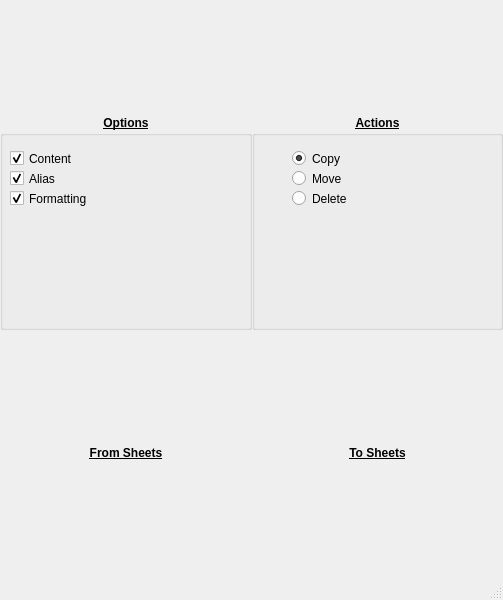
<?xml version="1.0" encoding="UTF-8"?>
<ui version="4.0">
 <class>MainWindow</class>
 <widget class="QMainWindow" name="MainWindow">
  <property name="geometry">
   <rect>
    <x>0</x>
    <y>0</y>
    <width>503</width>
    <height>600</height>
   </rect>
  </property>
  <property name="sizePolicy">
   <sizepolicy hsizetype="Preferred" vsizetype="Preferred">
    <horstretch>0</horstretch>
    <verstretch>0</verstretch>
   </sizepolicy>
  </property>
  <property name="cursor">
   <cursorShape>PointingHandCursor</cursorShape>
  </property>
  <property name="windowTitle">
   <string>Spreadsheet Assistant</string>
  </property>
  <widget class="QWidget" name="centralwidget">
   <property name="sizePolicy">
    <sizepolicy hsizetype="MinimumExpanding" vsizetype="MinimumExpanding">
     <horstretch>0</horstretch>
     <verstretch>0</verstretch>
    </sizepolicy>
   </property>
   <layout class="QGridLayout" name="gridLayout">
    <property name="sizeConstraint">
     <enum>QLayout::SetDefaultConstraint</enum>
    </property>
    <property name="leftMargin">
     <number>0</number>
    </property>
    <property name="topMargin">
     <number>0</number>
    </property>
    <property name="rightMargin">
     <number>0</number>
    </property>
    <property name="bottomMargin">
     <number>0</number>
    </property>
    <property name="spacing">
     <number>0</number>
    </property>
    <item row="1" column="0">
     <layout class="QVBoxLayout" name="sheetsFrom">
      <property name="spacing">
       <number>0</number>
      </property>
      <item>
       <widget class="QLabel" name="label">
        <property name="sizePolicy">
         <sizepolicy hsizetype="Preferred" vsizetype="Fixed">
          <horstretch>0</horstretch>
          <verstretch>0</verstretch>
         </sizepolicy>
        </property>
        <property name="font">
         <font>
          <weight>75</weight>
          <bold>true</bold>
          <underline>true</underline>
         </font>
        </property>
        <property name="text">
         <string>From Sheets</string>
        </property>
        <property name="textFormat">
         <enum>Qt::AutoText</enum>
        </property>
        <property name="alignment">
         <set>Qt::AlignHCenter|Qt::AlignTop</set>
        </property>
       </widget>
      </item>
     </layout>
    </item>
    <item row="0" column="0">
     <layout class="QVBoxLayout" name="verticalLayout_1">
      <property name="sizeConstraint">
       <enum>QLayout::SetMinimumSize</enum>
      </property>
      <item>
       <widget class="QLabel" name="label_3">
        <property name="sizePolicy">
         <sizepolicy hsizetype="Preferred" vsizetype="Fixed">
          <horstretch>0</horstretch>
          <verstretch>0</verstretch>
         </sizepolicy>
        </property>
        <property name="font">
         <font>
          <weight>75</weight>
          <bold>true</bold>
          <underline>true</underline>
         </font>
        </property>
        <property name="text">
         <string>Options</string>
        </property>
        <property name="alignment">
         <set>Qt::AlignHCenter|Qt::AlignTop</set>
        </property>
       </widget>
      </item>
      <item>
       <widget class="QGroupBox" name="optionBox">
        <property name="enabled">
         <bool>true</bool>
        </property>
        <property name="sizePolicy">
         <sizepolicy hsizetype="Preferred" vsizetype="Fixed">
          <horstretch>1</horstretch>
          <verstretch>0</verstretch>
         </sizepolicy>
        </property>
        <property name="maximumSize">
         <size>
          <width>16777215</width>
          <height>200</height>
         </size>
        </property>
        <property name="title">
         <string/>
        </property>
        <property name="alignment">
         <set>Qt::AlignCenter</set>
        </property>
        <property name="flat">
         <bool>false</bool>
        </property>
        <widget class="QCheckBox" name="useContents">
         <property name="geometry">
          <rect>
           <x>10</x>
           <y>20</y>
           <width>318</width>
           <height>17</height>
          </rect>
         </property>
         <property name="text">
          <string>Content</string>
         </property>
         <property name="checked">
          <bool>true</bool>
         </property>
        </widget>
        <widget class="QCheckBox" name="useAlias">
         <property name="geometry">
          <rect>
           <x>10</x>
           <y>40</y>
           <width>318</width>
           <height>17</height>
          </rect>
         </property>
         <property name="text">
          <string>Alias</string>
         </property>
         <property name="checked">
          <bool>true</bool>
         </property>
        </widget>
        <widget class="QCheckBox" name="useFormatting">
         <property name="geometry">
          <rect>
           <x>10</x>
           <y>60</y>
           <width>318</width>
           <height>17</height>
          </rect>
         </property>
         <property name="text">
          <string>Formatting</string>
         </property>
         <property name="checked">
          <bool>true</bool>
         </property>
        </widget>
       </widget>
      </item>
     </layout>
    </item>
    <item row="1" column="1">
     <layout class="QVBoxLayout" name="sheetsTo">
      <property name="spacing">
       <number>0</number>
      </property>
      <item>
       <widget class="QLabel" name="label_2">
        <property name="sizePolicy">
         <sizepolicy hsizetype="Preferred" vsizetype="Fixed">
          <horstretch>0</horstretch>
          <verstretch>0</verstretch>
         </sizepolicy>
        </property>
        <property name="font">
         <font>
          <weight>75</weight>
          <bold>true</bold>
          <underline>true</underline>
         </font>
        </property>
        <property name="text">
         <string>To Sheets</string>
        </property>
        <property name="textFormat">
         <enum>Qt::AutoText</enum>
        </property>
        <property name="alignment">
         <set>Qt::AlignHCenter|Qt::AlignTop</set>
        </property>
       </widget>
      </item>
     </layout>
    </item>
    <item row="0" column="1">
     <layout class="QVBoxLayout" name="verticalLayout_2">
      <property name="sizeConstraint">
       <enum>QLayout::SetMinimumSize</enum>
      </property>
      <item>
       <widget class="QLabel" name="label_4">
        <property name="enabled">
         <bool>true</bool>
        </property>
        <property name="sizePolicy">
         <sizepolicy hsizetype="Preferred" vsizetype="Fixed">
          <horstretch>0</horstretch>
          <verstretch>0</verstretch>
         </sizepolicy>
        </property>
        <property name="font">
         <font>
          <weight>75</weight>
          <bold>true</bold>
          <underline>true</underline>
         </font>
        </property>
        <property name="text">
         <string>Actions</string>
        </property>
        <property name="alignment">
         <set>Qt::AlignHCenter|Qt::AlignTop</set>
        </property>
       </widget>
      </item>
      <item>
       <widget class="QGroupBox" name="actionBox">
        <property name="sizePolicy">
         <sizepolicy hsizetype="Preferred" vsizetype="Fixed">
          <horstretch>1</horstretch>
          <verstretch>0</verstretch>
         </sizepolicy>
        </property>
        <property name="maximumSize">
         <size>
          <width>16777215</width>
          <height>200</height>
         </size>
        </property>
        <property name="title">
         <string/>
        </property>
        <property name="alignment">
         <set>Qt::AlignCenter</set>
        </property>
        <property name="checkable">
         <bool>false</bool>
        </property>
        <widget class="QRadioButton" name="deleteAction">
         <property name="geometry">
          <rect>
           <x>40</x>
           <y>60</y>
           <width>91</width>
           <height>17</height>
          </rect>
         </property>
         <property name="text">
          <string>Delete</string>
         </property>
        </widget>
        <widget class="QRadioButton" name="copyAction">
         <property name="geometry">
          <rect>
           <x>40</x>
           <y>20</y>
           <width>82</width>
           <height>17</height>
          </rect>
         </property>
         <property name="text">
          <string>Copy</string>
         </property>
         <property name="checked">
          <bool>true</bool>
         </property>
        </widget>
        <widget class="QRadioButton" name="moveAction">
         <property name="geometry">
          <rect>
           <x>40</x>
           <y>40</y>
           <width>320</width>
           <height>17</height>
          </rect>
         </property>
         <property name="text">
          <string>Move</string>
         </property>
        </widget>
       </widget>
      </item>
     </layout>
    </item>
   </layout>
  </widget>
  <widget class="QMenuBar" name="menubar">
   <property name="geometry">
    <rect>
     <x>0</x>
     <y>0</y>
     <width>503</width>
     <height>21</height>
    </rect>
   </property>
  </widget>
  <widget class="QStatusBar" name="statusbar"/>
 </widget>
 <resources/>
 <connections/>
</ui>
